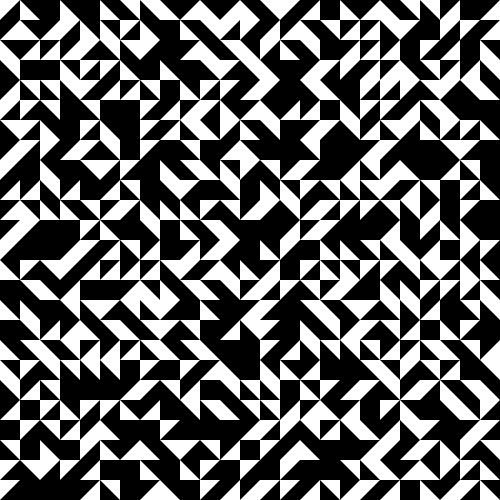
Frame 1 (no input)
Frame 60 (the mouse pressed at the canvas centre just before this capture): identical to frame 1, image omitted
Frame 120 (the mouse held since frame 60 and released just before this capture): identical to frame 1, image omitted

The Processing sketch that drew this single still picture (run headless with seeded random() and noise(); from frame 60 on, the mouse is pressed at the canvas centre):

// Processing sketch: processing_71202
// ── processing_71202.pde

int sideLength=20;
int x,y;
void setup() 
{
  size(500, 500);
  background(255);
  smooth();
  noStroke();
  fill(0);
}
 
void draw()
{
  if (frameCount<2)
  {
    for( y=0;y<500;y+=sideLength)
    {
      for(x=0;x<500;x+=sideLength)
      {
        int r=int(random(1,6));
        if(r==1)
        {
          triangle(x, y, x+sideLength, y, x,  y+sideLength);
        }
        if(r==2)
        {
         triangle(x,y,x+sideLength,y, x+sideLength,y+sideLength);
        }
        if(r==3)
        {
          triangle(x,y,x+sideLength,y+sideLength,x,y+sideLength);
        }
        if(r==4)
        {
          triangle(x+sideLength,y,x+sideLength,y+sideLength,x,y+sideLength);
        }
        if(r==5)
        {
          rect(x,y,sideLength,sideLength);
        }
      }
    }
  }
}
